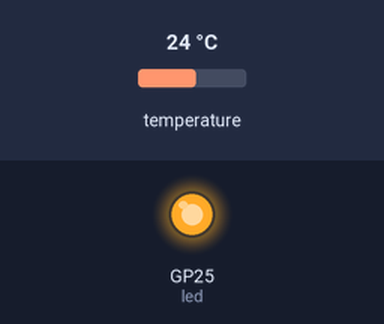
This program was run on a simulated Raspberry Pi Pico running CircuitPython. Shown: output pins drawn as LEDs (lit = HIGH). The inputs (shaded band) are chosen by the test bench; at power-on: temperature 24 °C. What the program prints to the serial console is not drawn.

Above: at 0.1 s.
Timing chart, 0 to 1.6 s (numbered marks = the images above):
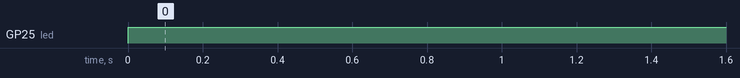

Measured:
- by itself, GP25 (led): LOW → HIGH at 0.00 s

The program:

v2.py
```python
import board
import digitalio
import busio
from adafruit_onewire.bus import OneWireBus
from adafruit_ds18x20 import DS18X20

# Built in LED
led = digitalio.DigitalInOut(board.LED)
led.direction = digitalio.Direction.OUTPUT
ow_bus = OneWireBus(board.GP0)
print("Found devices: " + str(ow_bus.scan()))
sens1 = DS18X20(ow_bus, ow_bus.scan()[0])

# Connect to Master and send initial connection ping
uart = busio.UART(tx=board.GP4, rx=board.GP5, baudrate=9600, timeout=0)

while True:
    led.value = True
    print("sensor 1: " + str(sens1.temperature))
    uart.write(bytes(f"<1,{str(sens1.temperature)}>", "ascii"))
    print("Sent temperature data to master")
```
